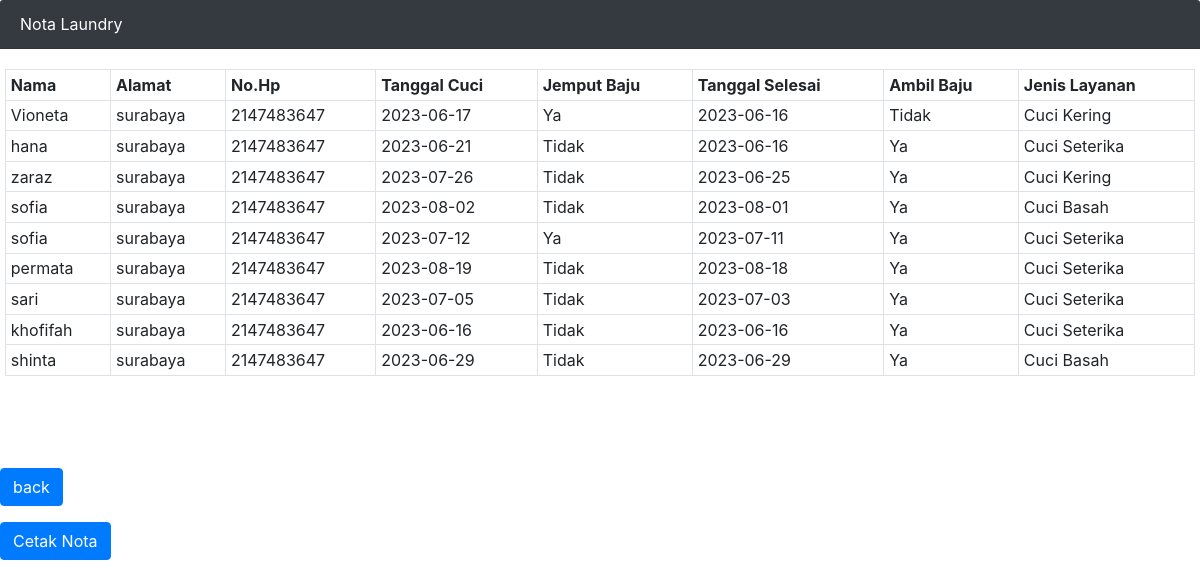
Page /tampilnota.php on the committed database.
### tables this page shows
CREATE TABLE `detail` (
  `No_Identitas` int(100) NOT NULL,
  `Nama` varchar(100) DEFAULT NULL,
  `Alamat` varchar(200) DEFAULT NULL,
  `No_Hp` int(100) DEFAULT NULL,
  `Tgl_Terima` date DEFAULT NULL,
  `ambil` enum('Ya','Tidak') DEFAULT NULL,
  `Tgl_Ambil` date DEFAULT NULL,
  `jemput` enum('Ya','Tidak') DEFAULT NULL,
  `jenislayanan` enum('Cuci Kering','Cuci Basah','Cuci Seterika','Dry Cleaning') DEFAULT NULL
);

### tampilnota.php (the view, shortened to what this page needs)
<html>
<head>
    <link rel="stylesheet" href="https://cdn.jsdelivr.net/npm/bootstrap@4.4.1/dist/css/bootstrap.min.css">
</head>
<body>
    <div class="card-header bg-dark text-white">
        Nota Laundry
    </div>
    <div class="card-body">
        <form method="post" action="logout.php">
            <div class="form-group row">
                <table class="table table-bordered table-sm">
                    <tr>
                        <th>Nama</th>
                        <th>Alamat</th>
                        <th>No.Hp</th>
                        <th>Tanggal Cuci</th>
                        <th>Jemput Baju</th>
                        <th>Tanggal Selesai</th>
                        <th>Ambil Baju</th>
                        <th>Jenis Layanan</th>
                    </tr>
                    <?php
                    include 'koneksi.php';
                    $datapribadi = mysqli_query($conn, "SELECT * FROM detail");
                    foreach ($datapribadi as $row) {
                echo "<tr>
                    <td>" . $row['Nama'] . "</td>
                    <td>" . $row['Alamat'] . "</td>
                    <td>" . $row['No_Hp'] . "</td>
                    <td>" . $row['Tgl_Ambil'] . "</td>
                    <td>" . $row['jemput'] . "</td>
                    <td>" . $row['Tgl_Terima'] . "</td>
                    <td>" . $row['ambil'] . "</td>
                    <td>" . $row['jenislayanan'] . "</td>
                <tr>";
                    }
                    ?>
                </table>
            </div>
            <br>
        </form>
    </div>
    <form action="customer.php" method="POST">
        <div class="form-group row">
            <div class="col-sm-10">
                <button type="kembali" name="kembali" class="btn btn-primary">back</button>
            </div>
        </div>
    </form>
    <form action="report.php" method="POST">
        <div class="form-group row">
            <div class="col-sm-10">
                <button type="cetak" name="catak" class="btn btn-primary">Cetak Nota</button>
            </div>
        </div>
    </form>
</body>
</html>

### rows in the picture
detail: Nama "Vioneta", Alamat "surabaya", No_Hp "2147483647", Tgl_Ambil "2023-06-17", jemput "Ya", Tgl_Terima "2023-06-16", ambil "Tidak", jenislayanan "Cuci Kering"
detail: Nama "hana", Alamat "surabaya", No_Hp "2147483647", Tgl_Ambil "2023-06-21", jemput "Tidak", Tgl_Terima "2023-06-16", ambil "Ya", jenislayanan "Cuci Seterika"
detail: Nama "zaraz", Alamat "surabaya", No_Hp "2147483647", Tgl_Ambil "2023-07-26", jemput "Tidak", Tgl_Terima "2023-06-25", ambil "Ya", jenislayanan "Cuci Kering"
detail: Nama "sofia", Alamat "surabaya", No_Hp "2147483647", Tgl_Ambil "2023-08-02", jemput "Tidak", Tgl_Terima "2023-08-01", ambil "Ya", jenislayanan "Cuci Basah"
detail: Nama "sofia", Alamat "surabaya", No_Hp "2147483647", Tgl_Ambil "2023-07-12", jemput "Ya", Tgl_Terima "2023-07-11", ambil "Ya", jenislayanan "Cuci Seterika"
detail: Nama "permata", Alamat "surabaya", No_Hp "2147483647", Tgl_Ambil "2023-08-19", jemput "Tidak", Tgl_Terima "2023-08-18", ambil "Ya", jenislayanan "Cuci Seterika"
detail: Nama "sari", Alamat "surabaya", No_Hp "2147483647", Tgl_Ambil "2023-07-05", jemput "Tidak", Tgl_Terima "2023-07-03", ambil "Ya", jenislayanan "Cuci Seterika"
detail: Nama "khofifah", Alamat "surabaya", No_Hp "2147483647", Tgl_Ambil "2023-06-16", jemput "Tidak", Tgl_Terima "2023-06-16", ambil "Ya", jenislayanan "Cuci Seterika"
detail: Nama "shinta", Alamat "surabaya", No_Hp "2147483647", Tgl_Ambil "2023-06-29", jemput "Tidak", Tgl_Terima "2023-06-29", ambil "Ya", jenislayanan "Cuci Basah"
